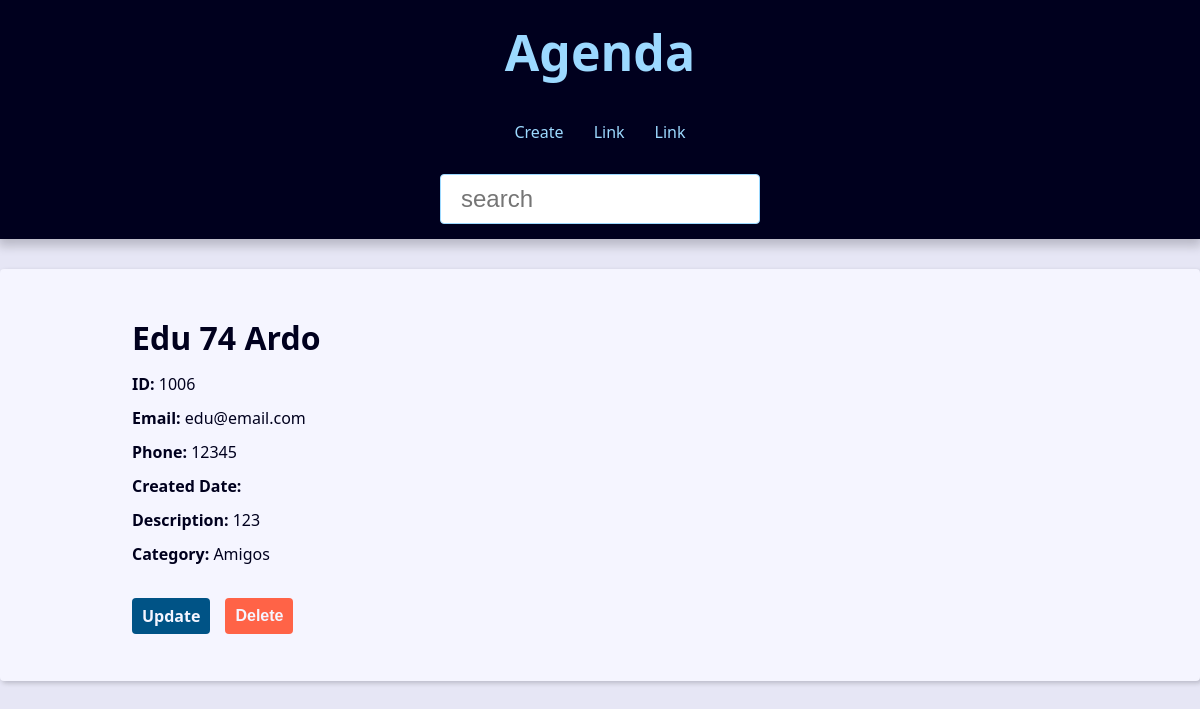
Screenshot of /contact/1006/ with the database file from the repository.
### contact/models.py (models this page shows, shortened)
class Contact(models.Model): # Criação da tabela / model
    first_name = models.CharField(max_length=50) # Max lenght (Máximo de letras)
    last_name = models.CharField(max_length=50)
    phone = models.CharField (max_length=50)
    email = models.EmailField(max_length=254, blank=True)
    created_date = models.DateTimeField(default=timezone.now)
    description = models.TextField(blank=True) # Por ser Text, não é obrigatório colocar o limitador de caracteres
    show = models.BooleanField(default=True)
    picture = models.ImageField(blank=True, upload_to='pictures/%Y/%m/') # upload_to --> Pra qual pasta enviar
    category = models.ForeignKey(Category, on_delete=models.SET_NULL, blank=True, null=True)
    owner = models.ForeignKey(
        User,
        on_delete=models.SET_NULL,
        blank=True, null=True
    )

class Category(models.Model):
    class Meta:
        verbose_name = 'Category'
        verbose_name_plural = 'Categories'
    name = models.CharField(max_length=50)

### contact/views/contact_views.py (the view)
# urls.py: path('contact/<int:contact_id>/', views.contact, name='contact'), # Ler o contato
def contact(request, contact_id):
    single_contact = get_object_or_404(Contact, pk=contact_id, show=True)
    site_title = f'{single_contact.first_name} {single_contact.last_name} - '
    context = {
        'contact': single_contact,
        'site_title': site_title,
    }
    return render(
        request,
        'contact/contact.html',
        context
    )

### contact/templates/contact/contact.html (shortened to what this page needs)
{% extends "global/base.html" %}
{% block  content%}
    <div class="single-contact">
        <h1 class="single-contact-name">
            {{ contact.first_name }} {{ contact.last_name }}
        </h1>
        <p><b>ID: </b> {{ contact.id }} </p>
        <p><b>Email: </b> {{ contact.email }} </p>
        <p><b>Phone: </b> {{ contact.phone }} </p>
        <p><b>Created Date: </b> {{ contact.creates_date }} </p>
        <p><b>Description: </b> {{ contact.description }} </p>
        <p><b>Category: </b> {{ contact.category.name }} </p>
        <div class="contact-links">
            <a class="btn btn-link" href="{% url "contact:update" contact.id %}"> Update </a>
            <form action="{% url "contact:delete" contact.id %}" method="POST">
                {% if confirmation == 'no' %}
                    <input type:'hidden' name='confirmation' value='yes'>
                    <button class="btn btn-link btn-delete" type="submit"> Confirma ? </button>
                {% else %}
                    <button class="btn btn-link btn-delete" type="submit"> Delete </button>
                {% endif %}
            </form>
        </div>
    </div>
{% endblock  %}

### base_static/global/css/style.css (style rules this page uses)
:root { --spacing: 1.5rem; --link-dark-color: rgb(0, 83, 134); --link-light-color: rgb(156, 217, 255); --clr-white: rgb(245, 245, 255); --clr-black: rgb(0, 0, 30); --clr-light-gray: rgb(230, 230, 245); --clr-dark-shadow-5: rgba(0, 0, 10, 5%); --clr-dark-shadow-10: rgba(0, 0, 10, 10%); --clr-dark-shadow-20: rgba(0, 0, 10, 20%); --clr-light-shadow-5: rgba(200, 200, 255, 5%); --clr-light-shadow-10: rgba(200, 200, 255, 10%); --clr-light-shadow-20: rgba(200, 200, 255, 20%); --main-page-width: 120rem; --table-min-width: 60rem; --biggest-font-size: 5rem; --bigger-font-size: 4rem; --big-font-size: 3.2rem; --medium-font-size: 2.4rem; --small-font-size: 1.6rem; --smaller-font-size: 1.4rem; --smallest-font-size: 1.2rem; --transition-fast: 300ms; --transition-medium: 600ms; --transition-slow: 1s; --default-border-radius: 4px; }
*, *::before, *::after { margin: 0; padding: 0; box-sizing: border-box; }
html { font-size: 62.5%; }
body { font-family: system-ui, -apple-system, BlinkMacSystemFont, 'Segoe UI', Roboto, Oxygen, Ubuntu, Cantarell, 'Open Sans', 'Helvetica Neue', sans-serif; line-height: 1.5; font-size: var(--small-font-size); color: var(--clr-black); -webkit-font-smoothing: antialiased; background: var(--clr-light-gray); }
@media (min-width: 600px) { .single-contact { max-width: 80%; margin: calc(var(--spacing) * 2) auto; } }
.single-contact h1 { margin: 1rem 0; }
.single-contact p { margin: 1rem 0; }
.btn { background-color: var(--link-dark-color); color: var(--clr-white); font-weight: bold; border: none; padding: 1rem 2rem; border-radius: var(--default-border-radius); cursor: pointer; transition: filter var(--transition-fast) ease-in-out; }
.contact-links { margin-block: calc(var(--small-font-size) * 2); display: flex; align-items: center; gap: 0 var(--spacing); }
.btn-link { font-size: var(--small-font-size); text-decoration: none; font-weight: bold; padding: 1rem; display: block; line-height: var(--small-font-size); }
.btn-delete { background: tomato; }

### rows the page displays
Contact: first_name "Edu 74", last_name "Ardo", id "1006", email "edu@email.com", phone "12345", description "123", category.name "Amigos"
